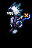

This game map was drawn from its Tiled (.tmx) file and the tilesets committed beside it. A one-line description and the full map source follow:
An orthogonal 2x3 tile map with 16x16 px tiles, 4 tile layers (Back, Buildings, Front, AlwaysFront).

<map version="1.10" tiledversion="1.11.2" orientation="orthogonal" renderorder="right-down" width="2" height="3" tilewidth="16" tileheight="16" infinite="0" nextlayerid="5" nextobjectid="1">
 <tileset firstgid="1" name="Ikarus" tilewidth="16" tileheight="16" tilecount="20" columns="5">
  <image source="theboysarefighting.png" width="80" height="64" />
 </tileset>
 <layer id="4" name="Back" width="2" height="3">
  <data encoding="csv">
0,0,
0,0,
0,0
</data>
 </layer>
 <layer id="1" name="Buildings" width="2" height="3">
  <data encoding="csv">
0,0,
14,15,
19,20
</data>
 </layer>
 <layer id="2" name="Front" width="2" height="3">
  <data encoding="csv">
9,10,
0,0,
0,0
</data>
 </layer>
 <layer id="3" name="AlwaysFront" width="2" height="3">
  <data encoding="csv">
0,0,
0,0,
0,0
</data>
 </layer>
</map>
